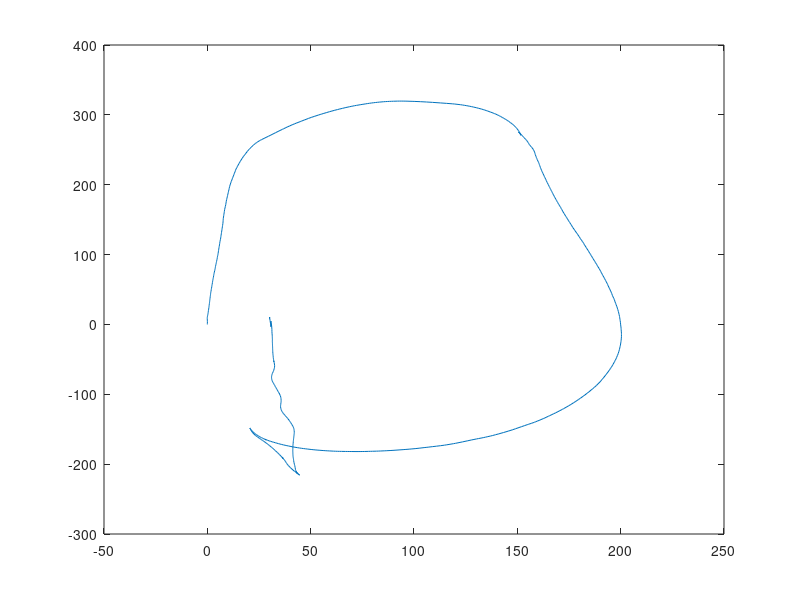
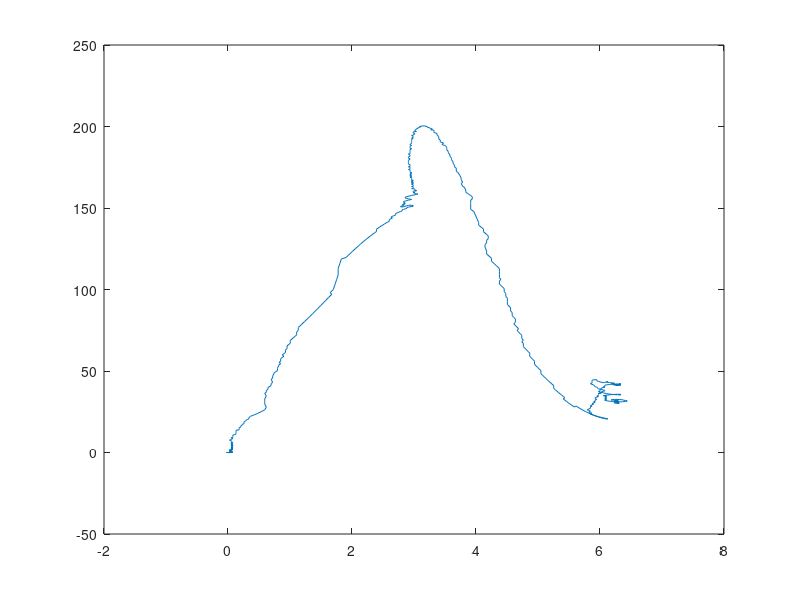

Source code (MATLAB) for these figures, in order:

input_data = csvread('localization_input_data.csv', 1, 1);

% Remove leading zeroes and values afterward that do not change.
crop = min(find(input_data(:,2), 1, 'first'), find(input_data(:,3), 1, 'first'));
input_data = input_data(crop-1:end,:);
delta_input = [zeros(1,size(input_data,2)) ; input_data];
delta_input = delta_input(1:end-1,:);
delta_input = delta_input - input_data;
crop = max(find(delta_input(:,2),1,'last'), find(delta_input(:,3),1,'last'));
input_data = input_data(1:crop, :);
input_data(:,1) = input_data(:,1) - input_data(1,1);

angle = 0;
x = 0;
y = 0;

t = input_data(1,1);
left = input_data(1,2);
right = input_data(1,3);

TICKS_LINEAR = 1;
TICKS_ANGULAR = 0.025750759;

trajectory = input_data;

for i = 2:size(input_data,1)
    dist = TICKS_LINEAR*(input_data(i,2) - left) + (input_data(i,3) - right);
    
%    angle = TICKS_ANGULAR*(input_data(i,2) - input_data(i,3));
    
    x = x + dist*sin(angle);
    y = y + dist*cos(angle);
    
    trajectory(i,2) = x;
    trajectory(i,3) = y;
    
    angle = TICKS_ANGULAR*(input_data(i,2) - input_data(i,3));
    
    left = input_data(i,2);
    right = input_data(i,3);
end

[x y]

figure(1)
hold off
plot(trajectory(:,2), trajectory(:,3))

figure(2)
hold off
plot(TICKS_ANGULAR*(input_data(:,2) - input_data(:,3)), trajectory(:,2));